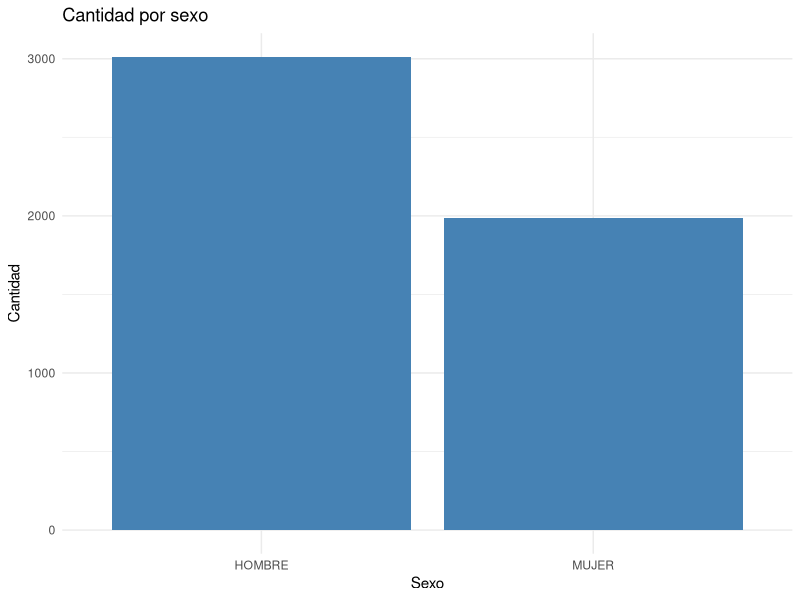
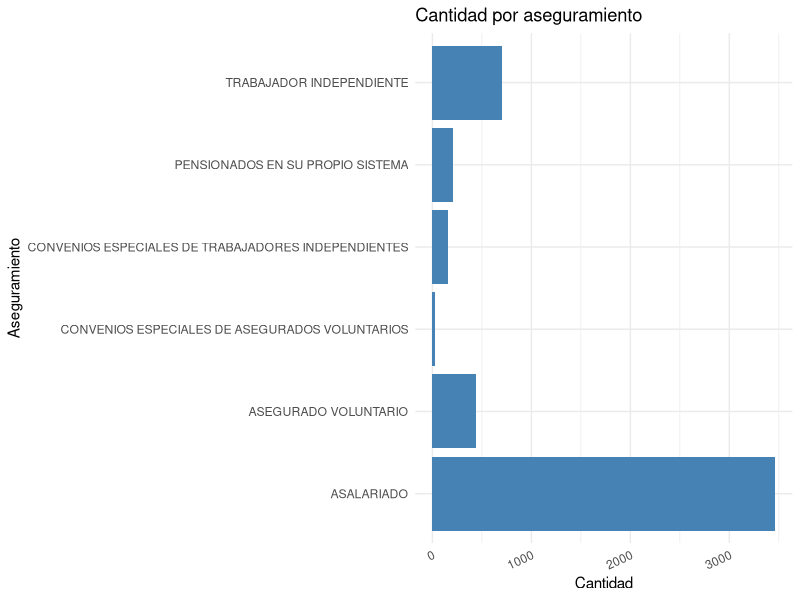
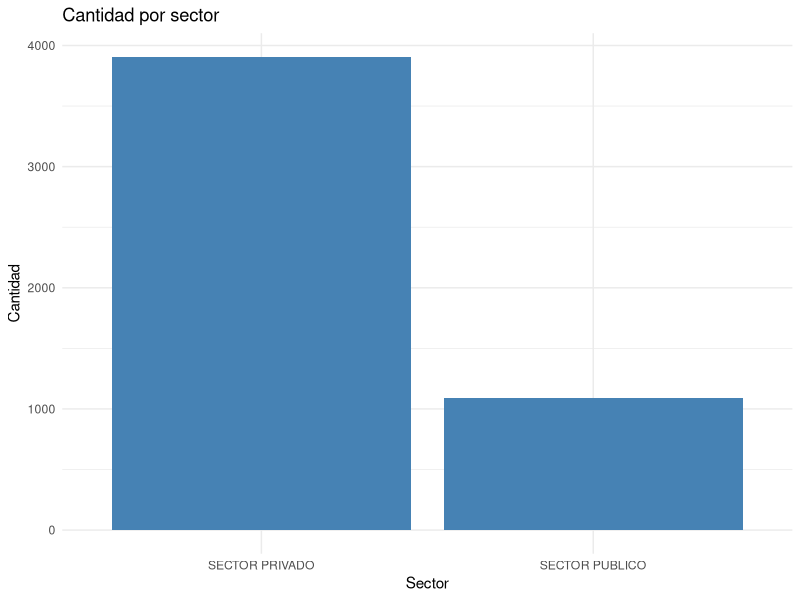
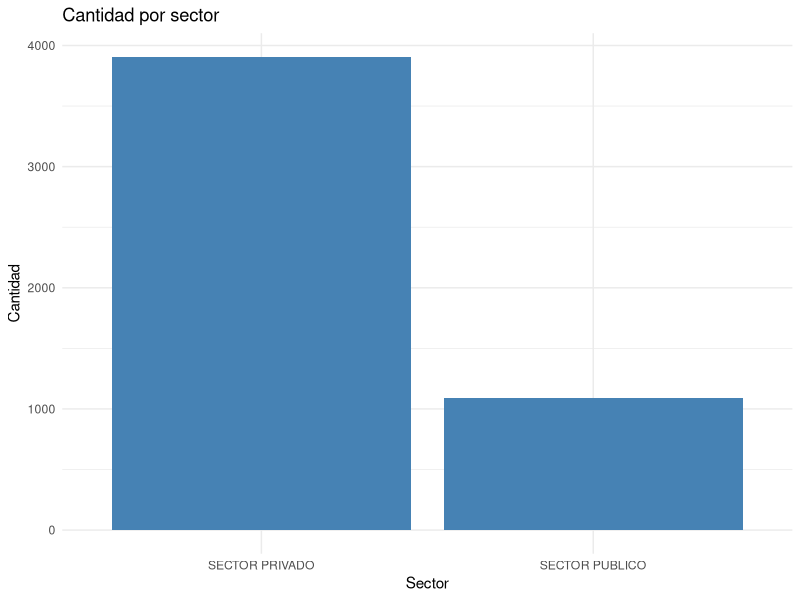
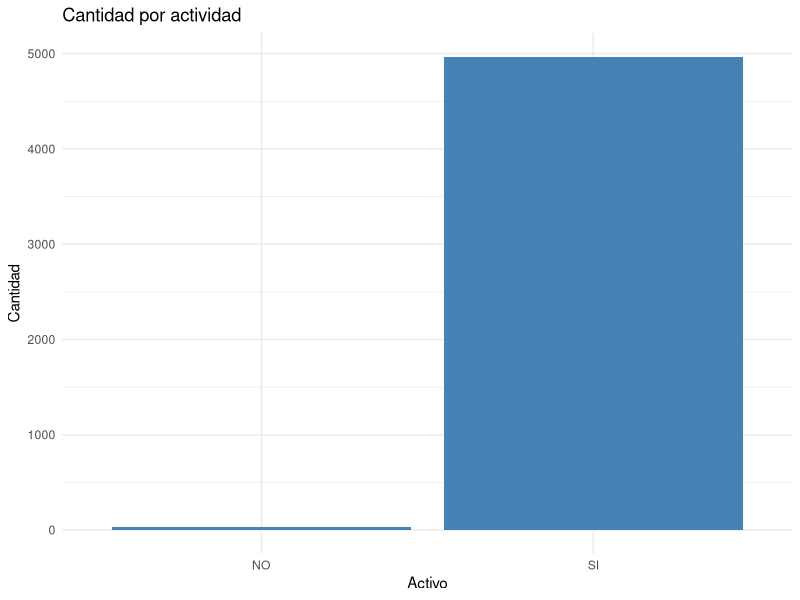
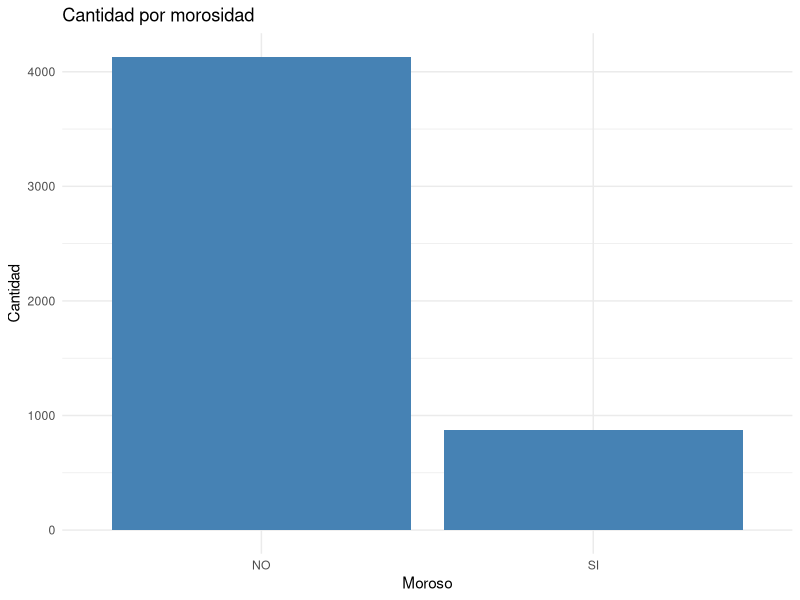

Here is the R script that generated these plots, in order:
## ---- chunk 1
library(tidyverse)
library(readxl)
moras <- read_excel("moras.xlsx")

## ---- chunk 2
resumen <- moras %>%
  summarise(
    media.edad = mean(EDAD, na.rm = TRUE),
    minimo.edad = min(EDAD, na.rm = TRUE),
    maximo.edad = max(EDAD, na.rm = TRUE),
    q1.edad = quantile(EDAD, 0.25, na.rm = TRUE),
    q3.edad = quantile(EDAD, 0.75, na.rm = TRUE),
    
    media.salario = mean(SALARIO, na.rm = TRUE),
    minimo.salario = min(SALARIO, na.rm = TRUE),
    maximo.salario = max(SALARIO, na.rm = TRUE),
    q1.salario = quantile(SALARIO, 0.25, na.rm = TRUE),
    q3.salario = quantile(SALARIO, 0.75, na.rm = TRUE),
      )

resumen
## ---- chunk 3
mean.salario <- mean(moras$SALARIO, na.rm = TRUE)
mean.edad <- mean(moras$EDAD, na.rm = TRUE)
desviacion.salario <- sd(moras$SALARIO, na.rm = TRUE)
desviacion.edad <- sd(moras$EDAD, na.rm = TRUE)

moras <- moras %>% 
  mutate(
    Z.SALARIO = (SALARIO - mean.salario) / desviacion.salario,
    Z.EDAD = (EDAD - mean.edad) / desviacion.edad
    ) %>% 
  mutate(
    ATIPICO.SALARIO = if_else(abs(Z.SALARIO) > 1.96, "ATIPICO", "NO ATIPICO"),
    ATIPICO.EDAD = if_else(abs(Z.EDAD) > 1.96, "ATIPICO", "NO ATIPICO")
  )

## ---- chunk 4
porcentajes.na <- data.frame(
  dato = names(moras),
  faltante = colSums(is.na(moras))
) %>% 
  mutate(
    porcentajes.na = (faltante/5000)* 100
  )
## ---- chunk 5
#Los unicos con valores atipicos son Salario, tipo Aseguramiento y edad, con 3,2 y 3 valores respectivamente, lo cual no es significativo dentro del total (5000), por lo tanto por eficiencia se va a imputar con media y con moda.

moda.aseguramiento <- moras %>% 
  group_by(TIPO_ASEGURAMIENTO) %>% 
  summarise( contador = n()) %>% 
  arrange(desc(contador)) %>% 
  head(1)

moda.aseg <- moda.aseguramiento$TIPO_ASEGURAMIENTO

moras <- moras %>% 
  mutate(
    EDAD = if_else(is.na(EDAD), mean.edad, EDAD),
    SALARIO = if_else(is.na(SALARIO), mean.salario, SALARIO),
    TIPO_ASEGURAMIENTO = if_else(is.na(TIPO_ASEGURAMIENTO), moda.aseg, TIPO_ASEGURAMIENTO)
  )
## ---- chunk 6

graf.cantidadporsexo <- moras %>% 
  group_by(SEXO) %>% 
  summarise(contador = n()) %>% 
  ggplot(aes(x = SEXO, y = contador)) +
  geom_bar(stat = "identity", fill = "steelblue") +
  labs(title = "Cantidad por sexo", x = "Sexo", y = "Cantidad")+
  theme_minimal()

graf.cantidadporsexo

graf.cantidadporaseguramiento <- moras %>% 
  group_by(TIPO_ASEGURAMIENTO) %>% 
  summarise(contador = n()) %>% 
  ggplot(aes(x = TIPO_ASEGURAMIENTO, y = contador)) +
  coord_flip()+
  geom_bar(stat = "identity", fill = "steelblue") +
  labs(title = "Cantidad por aseguramiento", x = "Aseguramiento", y = "Cantidad")+
  theme_minimal()+
  theme(axis.text.x = element_text(angle = 25, hjust = 1))

graf.cantidadporaseguramiento

graf.cantidadporsector <- moras %>% 
  group_by(SECTOR) %>% 
  summarise(contador = n()) %>% 
  ggplot(aes(x = SECTOR, y = contador)) +
  geom_bar(stat = "identity", fill = "steelblue") +
  labs(title = "Cantidad por sector", x = "Sector", y = "Cantidad")+
  theme_minimal()

graf.cantidadporsector

graf.cantidadporextranjeros<- moras %>% 
  group_by(INDICADOR.EXTRANJERO) %>% 
  summarise(contador = n()) %>% 
  ggplot(aes(x = INDICADOR.EXTRANJERO, y = contador)) +
  geom_bar(stat = "identity", fill = "steelblue") +
  labs(title = "Cantidad por extranjeros", x = "Extranjero", y = "Cantidad")+
  theme_minimal()

graf.cantidadporsector

graf.cantidadporactividad <- moras %>% 
  group_by(INDICADOR_ACTIVO) %>% 
  summarise(contador = n()) %>% 
  ggplot(aes(x = INDICADOR_ACTIVO, y = contador)) +
  geom_bar(stat = "identity", fill = "steelblue") +
  labs(title = "Cantidad por actividad", x = "Activo", y = "Cantidad")+
  theme_minimal()

graf.cantidadporactividad

graf.cantidadpormorosidad <- moras %>% 
  group_by(INDICADOR_MOROSO) %>% 
  summarise(contador = n()) %>% 
  ggplot(aes(x = INDICADOR_MOROSO, y = contador)) +
  geom_bar(stat = "identity", fill = "steelblue") +
  labs(title = "Cantidad por morosidad", x = "Moroso", y = "Cantidad")+
  theme_minimal()

graf.cantidadpormorosidad

## ---- chunk 7
graf.porcentajemorosidad <- function(data, categoria){
  data %>% 
    group_by(.data[[categoria]]) %>% 
    summarise(
      cantidad = n(),
      morosos = sum(INDICADOR_MOROSO == "SI"),
      porcentaje = morosos / cantidad
    ) %>% 
    ggplot(aes(x = .data[[categoria]], y = porcentaje))+
    geom_bar(stat = "identify", fill = darkred)+
    labs(title = paste("% de morosos por", categoria), x = categoria, y = "Porcentaje")
}

